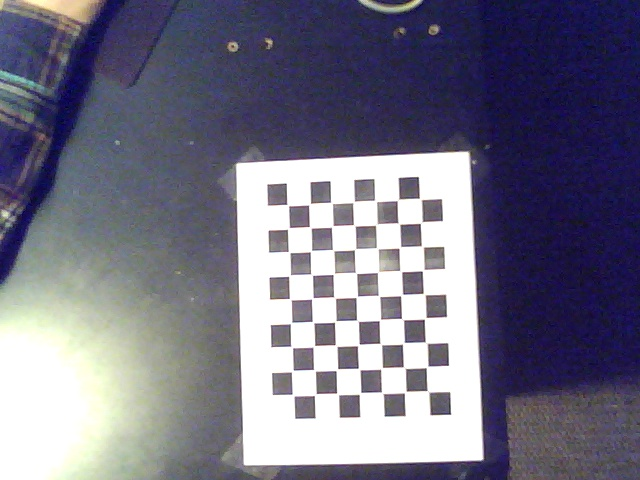
#> input picture StereoCalibration/Left/StereoLeft_0.jpg, 640 x 480 px; its folder holds 5 pictures in this run
$ python cameraRectify.py
#> lines starting #> are read from the running program, lines starting #| are printed output that depends on the picture
import numpy as np
import cv2
import glob

# termination criteria
criteria = (cv2.TERM_CRITERIA_EPS + cv2.TERM_CRITERIA_MAX_ITER, 30, 0.001)

# prepare object points, like (0,0,0), (1,0,0), (2,0,0) ....,(6,5,0)
objp = np.zeros((7 * 9, 3), np.float32)
objp[:, :2] = np.mgrid[0:9, 0:7].T.reshape(-1, 2)

# Arrays to store object points and image points from all the images.
objpoints = []  # 3d point in real world space
imgpoints = []  # 2d points in image plane.


images = glob.glob('StereoCalibration/Left/*.jpg')

for fname in images:

    #read image from StereoCalibration folder
    img = cv2.imread(fname)
#> img is the input picture: shape (480, 640, 3); mean B, G, R 132.8, 114.7, 116.3
    # Convert to gray
    gray = cv2.cvtColor(img, cv2.COLOR_BGR2GRAY)
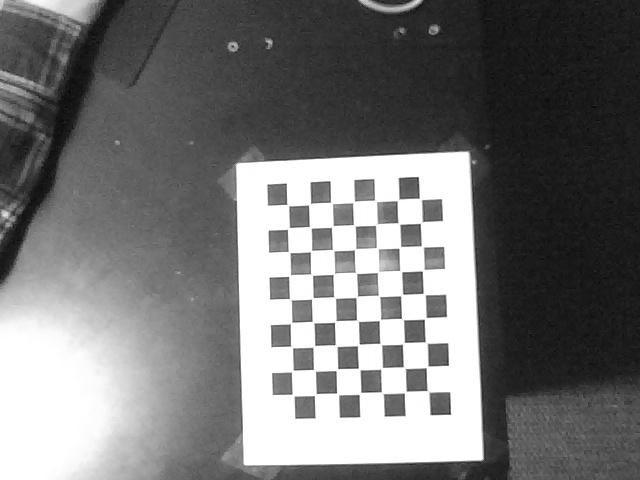
#> gray: shape (480, 640); min 6, max 255, mean 117.2
    #find chessboard corners
    ret, corners = cv2.findChessboardCorners(gray, (9, 7), None)
#> ret = True; corners = 63 rows, first 8: [418.5, 198.1], [421, 221.5], [420.8, 245.7], [422.3, 271.1], [426.6, 294.7], [424.3, 319.5], [424.9, 341.4], [425.9, 368.1]
    #showing if it read the picture properly
    print(ret)
#| True

    if ret == True:
        objpoints.append(objp)

        corners2 = cv2.cornerSubPix(gray, corners, (11, 11), (-1, -1), criteria)
#> corners2 = 63 rows, first 8: [420.3, 198.8], [421, 222.6], [422.3, 246.4], [422.7, 270.4], [424.2, 293.9], [424.9, 318.4], [426.2, 342.6], [427.1, 366.8]
        imgpoints.append(corners)
#> pass 2 of the loop `for fname in images:`:
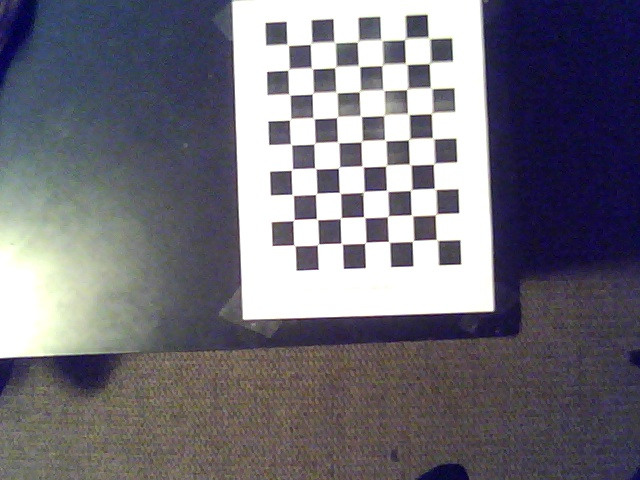
#> input picture StereoCalibration/Left/StereoLeft_1.jpg, 640 x 480 px
#> img is the input picture: shape (480, 640, 3); mean B, G, R 121.6, 111.9, 114.1
#> `gray = cv2.cvtColor(img, cv2.COLOR_BGR2GRAY)`:
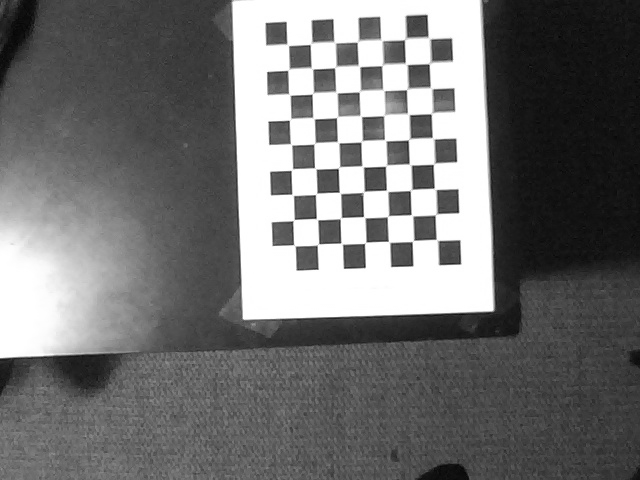
#> gray: shape (480, 640); min 4, max 255, mean 113.7
#> corners = 63 rows, first 8: [428.5, 38.5], [428.6, 64.47], [430, 85.43], [430.6, 114.4], [431.6, 136.6], [432.6, 164.8], [433.7, 187.6], [436.5, 214.5]
#| True
#> corners2 = 63 rows, first 8: [429, 37.98], [429.7, 63.08], [431.1, 88.16], [431.6, 113.4], [433.2, 138.3], [433.8, 163.7], [435, 188.7], [435.8, 214.3]
#> pass 3 of the loop `for fname in images:`:
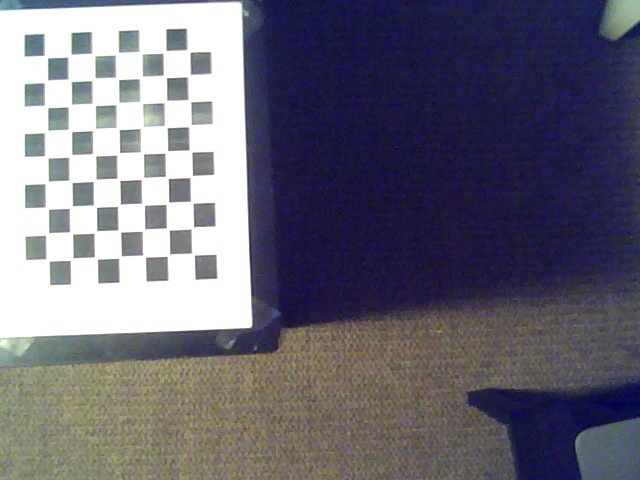
#> input picture StereoCalibration/Left/StereoLeft_2.jpg, 640 x 480 px
#> img is the input picture: shape (480, 640, 3); mean B, G, R 118.7, 105.3, 107.3
#> `gray = cv2.cvtColor(img, cv2.COLOR_BGR2GRAY)`:
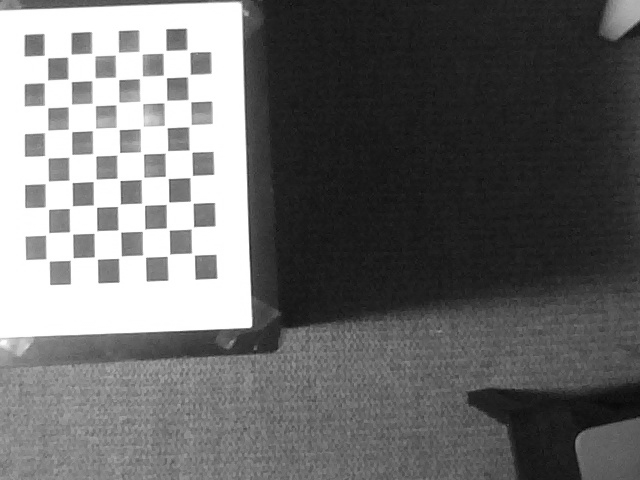
#> gray: shape (480, 640); min 6, max 255, mean 107.5
#> corners = 63 rows, first 8: [46.49, 260.2], [48.64, 233.4], [47.53, 204.1], [47.19, 182.1], [44.86, 154.8], [44.64, 133.3], [46, 106.5], [46.5, 83]
#| True
#> corners2 = 63 rows, first 8: [47.79, 260.1], [47.41, 233.8], [47.26, 208.3], [46.76, 182.4], [46.49, 156.8], [46.02, 131.7], [46.58, 106.8], [46.17, 81.36]
#> the loop made 5 passes; the first 3 are shown


# Calibrate camera
ret, cameraMatrix, distCoeffs, rvecs, tvecs, = cv2.calibrateCamera(objpoints,imgpoints,gray.shape[::-1],None,None)

# Get new camera matrix
img = cv2.imread('StereoCalibration/Left/StereoLeft_0.jpg')
h,w = img.shape[:2]
#> h = 480; w = 640
newCameraMatrix, roi = cv2.getOptimalNewCameraMatrix(cameraMatrix,distCoeffs,(w,h),1,(w,h))

# Undistort
undistorted = cv2.undistort(img, cameraMatrix, distCoeffs, None, newCameraMatrix)
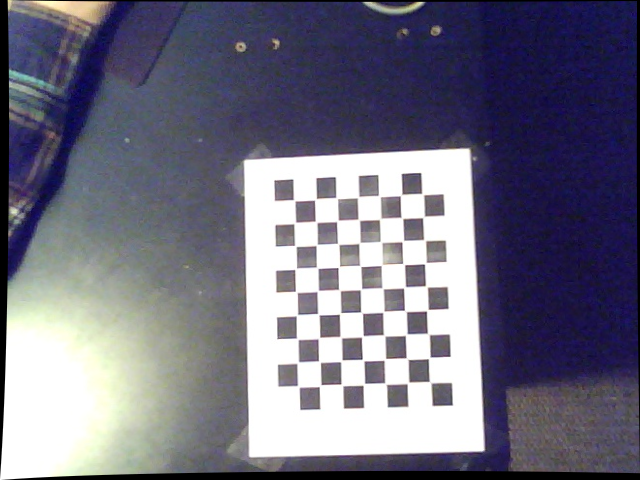
#> undistorted: shape (480, 640, 3); mean B, G, R 129, 111.8, 113.3

#crop image, needs tweeking
#x,y,w,h = roi
#undistorted = undistorted[y:y+h, x:x+h]

#write undistorted test image
cv2.imwrite('StereoCalibration/Left/randomPicCali.jpg',undistorted)
